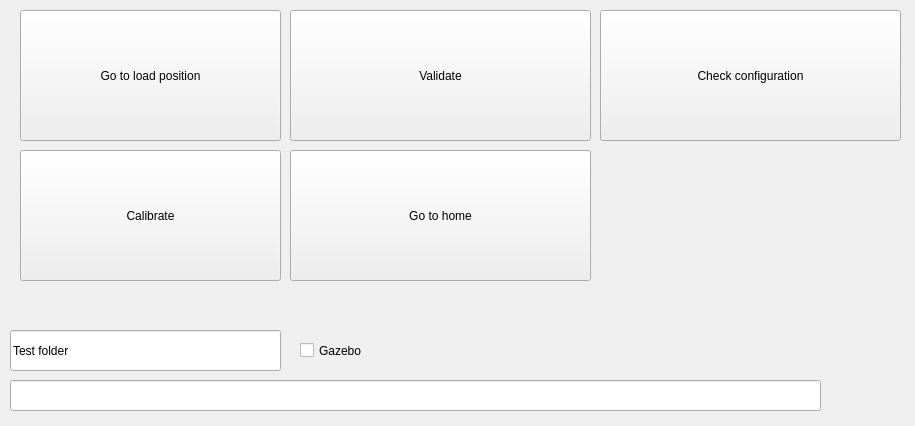
<?xml version="1.0" encoding="UTF-8"?>
<ui version="4.0">
 <class>MainWindow</class>
 <widget class="QMainWindow" name="MainWindow">
  <property name="geometry">
   <rect>
    <x>0</x>
    <y>0</y>
    <width>915</width>
    <height>426</height>
   </rect>
  </property>
  <property name="sizePolicy">
   <sizepolicy hsizetype="Fixed" vsizetype="Fixed">
    <horstretch>0</horstretch>
    <verstretch>0</verstretch>
   </sizepolicy>
  </property>
  <property name="windowTitle">
   <string>Blocktest executor</string>
  </property>
  <widget class="QWidget" name="centralwidget">
   <widget class="QPushButton" name="calibrate5kg">
    <property name="geometry">
     <rect>
      <x>20</x>
      <y>150</y>
      <width>261</width>
      <height>131</height>
     </rect>
    </property>
    <property name="text">
     <string>Calibrate</string>
    </property>
    <property name="flat">
     <bool>false</bool>
    </property>
   </widget>
   <widget class="QPushButton" name="load5kg">
    <property name="geometry">
     <rect>
      <x>20</x>
      <y>10</y>
      <width>261</width>
      <height>131</height>
     </rect>
    </property>
    <property name="text">
     <string>Go to load position</string>
    </property>
   </widget>
   <widget class="QPushButton" name="home">
    <property name="geometry">
     <rect>
      <x>290</x>
      <y>150</y>
      <width>301</width>
      <height>131</height>
     </rect>
    </property>
    <property name="text">
     <string>Go to home</string>
    </property>
   </widget>
   <widget class="QLineEdit" name="testfolderstr">
    <property name="geometry">
     <rect>
      <x>10</x>
      <y>380</y>
      <width>811</width>
      <height>31</height>
     </rect>
    </property>
   </widget>
   <widget class="QLineEdit" name="testfolder">
    <property name="enabled">
     <bool>true</bool>
    </property>
    <property name="geometry">
     <rect>
      <x>10</x>
      <y>330</y>
      <width>271</width>
      <height>41</height>
     </rect>
    </property>
    <property name="text">
     <string>Test folder</string>
    </property>
    <property name="readOnly">
     <bool>true</bool>
    </property>
   </widget>
   <widget class="QPushButton" name="checkconfig">
    <property name="geometry">
     <rect>
      <x>600</x>
      <y>10</y>
      <width>301</width>
      <height>131</height>
     </rect>
    </property>
    <property name="text">
     <string>Check configuration</string>
    </property>
   </widget>
   <widget class="QCheckBox" name="Gazebo">
    <property name="geometry">
     <rect>
      <x>300</x>
      <y>330</y>
      <width>261</width>
      <height>41</height>
     </rect>
    </property>
    <property name="text">
     <string>Gazebo</string>
    </property>
   </widget>
   <widget class="QPushButton" name="Validate">
    <property name="geometry">
     <rect>
      <x>290</x>
      <y>10</y>
      <width>301</width>
      <height>131</height>
     </rect>
    </property>
    <property name="text">
     <string>Validate</string>
    </property>
   </widget>
   <widget class="QLabel" name="green">
    <property name="geometry">
     <rect>
      <x>610</x>
      <y>160</y>
      <width>101</width>
      <height>111</height>
     </rect>
    </property>
    <property name="text">
     <string>&lt;!DOCTYPE HTML PUBLIC &quot;-//W3C//DTD HTML 4.0//EN&quot; &quot;http://www.w3.org/TR/REC-html40/strict.dtd&quot;&gt;
&lt;html&gt;&lt;head&gt;&lt;meta name=&quot;qrichtext&quot; content=&quot;1&quot; /&gt;&lt;style type=&quot;text/css&quot;&gt;
p, li { white-space: pre-wrap; }
&lt;/style&gt;&lt;/head&gt;&lt;body style=&quot; font-family:'Ubuntu'; font-size:11pt; font-weight:400; font-style:normal;&quot;&gt;
&lt;p style=&quot; margin-top:0px; margin-bottom:0px; margin-left:0px; margin-right:0px; -qt-block-indent:0; text-indent:0px;&quot;&gt;&lt;img src=&quot;:/green/img/green.png&quot; /&gt;&lt;/p&gt;&lt;/body&gt;&lt;/html&gt;</string>
    </property>
   </widget>
   <widget class="QLabel" name="red">
    <property name="geometry">
     <rect>
      <x>740</x>
      <y>160</y>
      <width>111</width>
      <height>101</height>
     </rect>
    </property>
    <property name="text">
     <string>&lt;html&gt;&lt;head/&gt;&lt;body&gt;&lt;p&gt;&lt;img src=&quot;:/red/img/red.png&quot;/&gt;&lt;/p&gt;&lt;/body&gt;&lt;/html&gt;</string>
    </property>
   </widget>
  </widget>
 </widget>
 <resources/>
 <connections/>
</ui>
